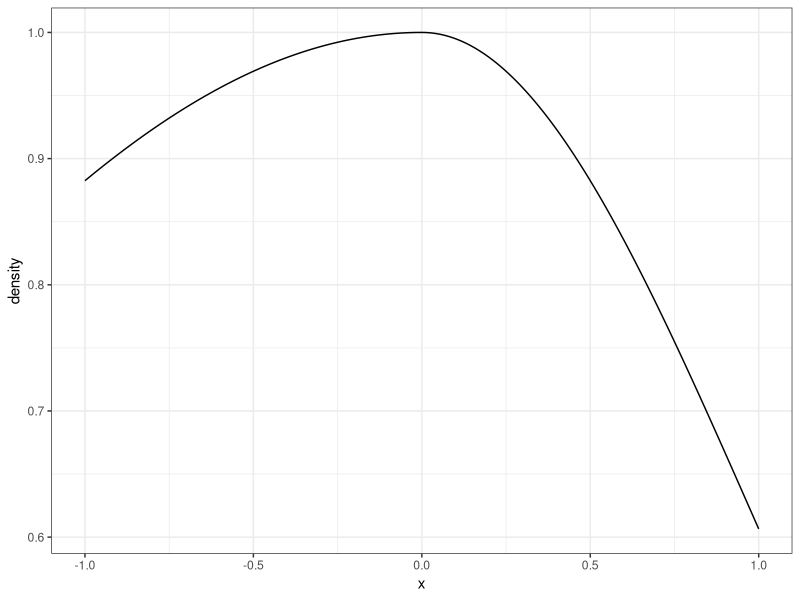
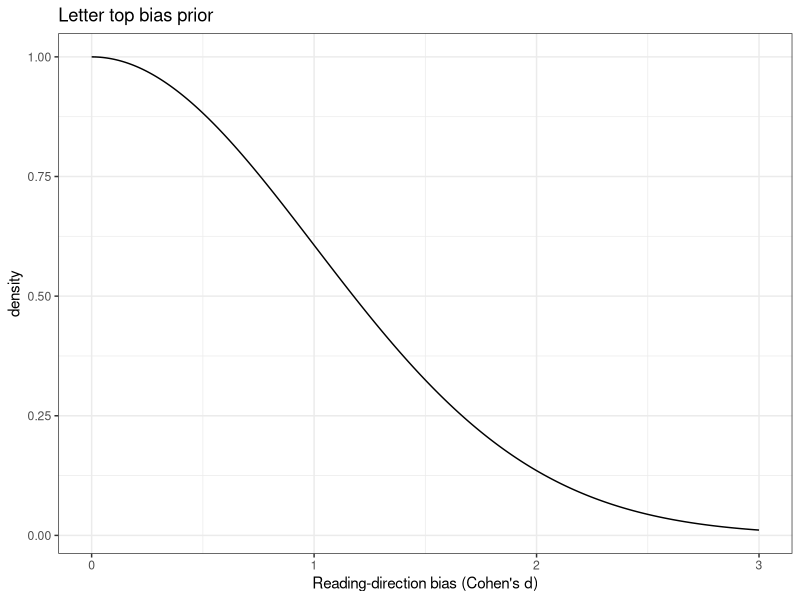
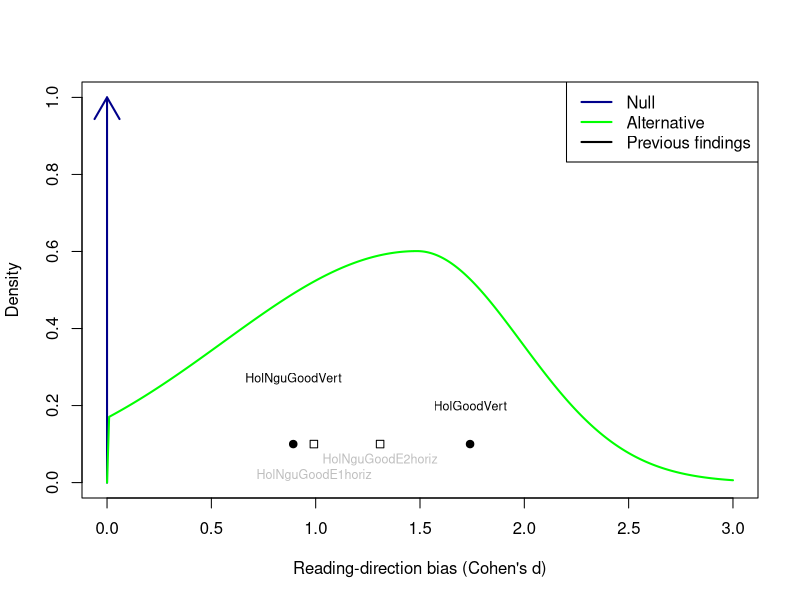
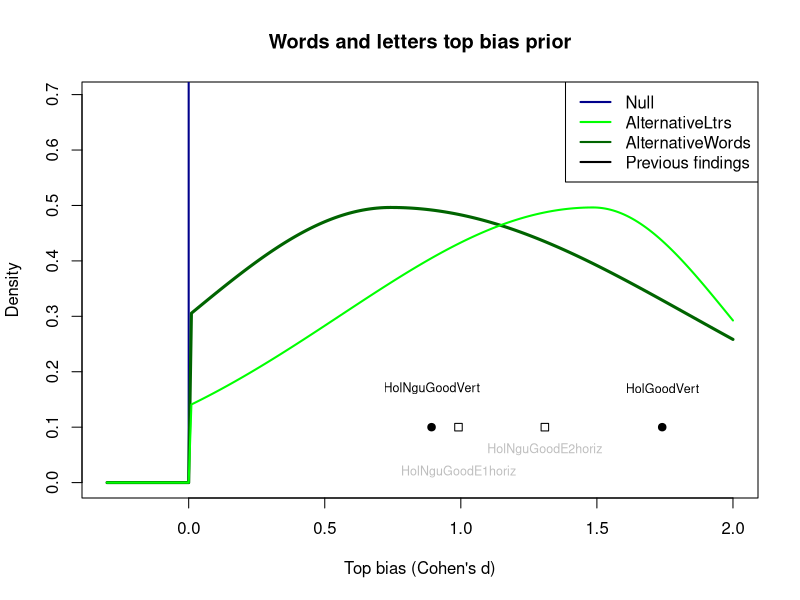

The R script that drew these images, in order:
## ---- chunk 1
knitr::opts_chunk$set(echo = TRUE)
## ---- chunk 2
#E1, E2 refers to Holcombe Nguyen Goodbourn E1, E2
E1n<- 16
#Raw effect size plus standard error and sd
P1E1canonical=.23;  P1E1c_se = .058; P1E1c_sd = P1E1c_se * sqrt(E1n)
P1E1reversed= .062;  P1E1r_se = .07; P1E1r_sd = P1E1r_se * sqrt(E1n)
#To calculate sd of the bias diff, consider that the variances sum,
#therefore first sum the variances then convert back to standard deviation
#Although only true for *independent* random variables and these unlikely to be totally independent

E2n<- 24
P1E2canonical=.218; P1E2c_se =.034; P1E2c_sd= P1E2c_se * sqrt(E2n)
P1E2inverted=.017; P1E2i_se =.049; P1E2i_sd = P1E2i_se * sqrt(E2n)

P1E2vertUpright=.188; P1E2vu_se=.043; P1E2vu_sd = P1E2vu_se * sqrt(E2n)
P1E2vertInverted= -.07; P1E2vi_se=.049; P1E2vi_sd = P1E2vi_se * sqrt(E2n)

## ---- chunk 3
#Figure 4a
#Looks like for HolcombeNguyenGoodbourn the effect size calculations above are all of the difference scores, not the individual sides
# vertical difference d = 1.74, 95% CI [0.30, 0.50].  This is taken straight from the results section.
HolGoodVertCohensD = 1.74

## ---- chunk 4
cohensDsHoriz<-c(P1E1canonical/P1E1c_sd,
                 P1E2canonical/P1E2c_sd) 
cohensDsHorizLabels<-c("HolNguGoodE1horiz","HolNguGoodE2horiz")

cohensDs<-c(HolGoodVertCohensD,
            P1E2vertUpright / P1E2vu_sd) 
print(cohensDs)
cohensDslabels<-c("HolGoodVert", "HolNguGoodVert")
meanCohensD<-cohensDs[[1]]*.7 + cohensDs[[2]]*.3  #mean(cohensDs)
## ---- chunk 5
wordHandicap=.5
## ---- chunk 6
wordPredictedCohensD<- meanCohensD * wordHandicap
## ---- chunk 7
priorSD<- sd(cohensDs)*0.6
## ---- chunk 8
#Create doubleGaussian ,and vectorize it because common functions like plot require it , otherwise you have to use mapply

doubleGaussian = function(xs, mean,sdLeft,sdRight) {
  #print(length(x))  # Most plotting functions send this a million numbers rather than one
  #A double gaussian is two half-gaussians with different sigmas. But to make them match up, I have to calculate the peak height of each and then rescale. The peak height is of course its value at the mean. I will scale each so that it peaks at 1.
  #It will then be rescaled later to make it a proper density function that integrates to 1.
  leftXs <- xs[xs<=mean]
  rightXs <- xs[xs>mean]
  Ys<-c()
  if (length(leftXs) >0) {
    leftPeakHeight = dnorm(mean,mean,sdLeft)
    Ys <- dnorm(leftXs,mean,sdLeft) / leftPeakHeight
  }
  if (length(rightXs) >0) {
    rightPeakHeight = dnorm(mean,mean,sdRight)
    rightYs <- dnorm(rightXs,mean,sdRight) / rightPeakHeight
    Ys <- c(Ys,rightYs)
  }
  Ys
}

myDoubleGaussian = function(x) {
  doubleGaussian(x,0,2,1)
}

#Test that myDoubleGaussian is working.

myDoubleGaussian(3)
## ---- chunk 9

#My doubleGaussian function is not vectorized so I can't use normal way of plotting. Maybe I should vectorize, but that would be a good deal of work.
#https://stackoverflow.com/questions/44730774/how-to-use-custom-functions-in-mutate-dplyr

library("dplyr")
df <- data.frame(x=seq(-1,1,.01))
#df<- df %>% mutate(density=  mapply(function(x) myDoubleGaussian(x), x))
df<- df %>% mutate(density=myDoubleGaussian(x))

library('ggplot2')
ggplot(df, aes(x=x,y=density)) + geom_line() + xlab("x") +theme_bw()
## ---- chunk 10
sigmaLeft =.93
sigmaRight = .5
## ---- chunk 11
modalEffectSize = meanCohensD

#Set up mhy prior, a double Gaussian, making it a function of just one parameter, the x value
doubleGaussianLtrs = function(x) {
  doubleGaussian(x,modalEffectSize,sigmaLeft,sigmaRight)
}
## ---- chunk 12
#Specify hypothesis, technically alternative hypothesis (up to constant of proportionality) for letters
lo=0 #lower bound of support
hi=Inf #upper bound of support

#Define integrable prior - must be function of only the integrand
altHypothesisLtrs=function(delta) {
  y= doubleGaussianLtrs(delta)
  y=y*as.integer(delta>lo)*as.integer(delta<hi) #multiply by zero if outside of support
}

## ---- chunk 13
#Normalize alternative density in case is not already
#Calculate normalization factor - fraction to multiply prior by so it will integrate to 1
K=1/integrate(altHypothesisLtrs,lower=lo,upper=hi)$value 

#Thus final prior is the normalized function
priorLtrs=function(delta) K*altHypothesisLtrs(delta)
## ---- chunk 14

dDomain=seq(0,3,.01) #density domain

#Plot Alternative as a density and Null as a point arrow
maxAlt = priorLtrs(modalEffectSize) #maxAlt=max(priorLtrs(dDomain))

library("dplyr")
df <- data.frame(x=dDomain)
df<- df %>% mutate(density=  mapply(function(x) myDoubleGaussian(x), x))
#df<- df %>% mutate(density=x) #mutate(density=myDoubleGaussian(x))

library('ggplot2')
g<-ggplot(df, aes(x=x,y=density)) + geom_line() + xlab("Reading-direction bias (Cohen's d)") + theme_bw() 
g<- g + ggtitle("Letter top bias prior")
show(g)

plot(dDomain,priorLtrs(dDomain),typ='n',xlab="Reading-direction bias (Cohen's d)",ylab="Density",ylim=c(0,max(1,1.4*maxAlt)),main=)
#typ 'n' means invisible, and it's the lines command that actually plots the points.
arrows(0,0,0,1,col='darkblue',lwd=2)
lines(dDomain,priorLtrs(dDomain),col='green',lwd=2)
legend("topright",legend=c("Null","Alternative","Previous findings"),col=c('darkblue','green','black'),lwd=2)
points(cohensDs, rep(.1,length(cohensDs)),pch=19) #plot previous vertical effect sizes
text(cohensDs, c(.2,.27), cohensDslabels,cex=.75)

points(cohensDsHoriz, rep(.1,length(cohensDsHoriz)),pch=0) #plot previous horizontal arrangement effect sizes
text(cohensDsHoriz, c(.02,.06), cohensDsHorizLabels,cex=.75, col="grey")

## ---- chunk 15
sigmaLeftWords = sigmaLeft*.8
sigmaRightWords = 1.1
## ---- chunk 16
#Specify hypothesis, technically alternative hypothesis (up to constant of proportionality) for words

#Set up mhy prior, a double Gaussian, making it a function of just one parameter, the x value
myDoubleGaussian = function(x) {
  doubleGaussian(x,wordPredictedCohensD,sigmaLeftWords,sigmaRightWords)
}

#Specify hypothesis, technically alternative hypothesis (up to constant of proportionality) for letters
lo=0 #lower bound of support
hi=Inf #upper bound of support

#Define integrable prior - must be function of only the integrand
altHypothesis=function(delta) {
  y= myDoubleGaussian(delta)
  y=y*as.integer(delta>lo)*as.integer(delta<hi) #multiply by zero if outside of support
}

#Normalize alternative density in case is not already
#Calculate normalization factor - fraction to multiply prior by so it will integrate to 1
K=1/integrate(altHypothesis,lower=lo,upper=hi)$value 

#Thus final prior is the normalized function
priorWords=function(delta) K*altHypothesis(delta)
## ---- chunk 17

#delta=seq(-.2,1.2,.01)

dDomain=seq(-.3,2,.01)

#Plot Alternative as a density and Null as a point arrow
maxAlt=max(priorWords(dDomain))
plot(dDomain,priorWords(dDomain),typ='n',xlab="Top bias (Cohen's d)",ylab="Density",ylim=c(0,1.4*maxAlt),main="Words and letters top bias prior")
arrows(0,0,0,1,col='darkblue',lwd=2)
lines(dDomain,priorWords(dDomain),col='darkgreen',lwd=3)
lines(dDomain,priorLtrs(dDomain),col='green',lwd=2)

legend("topright",legend=c("Null","AlternativeLtrs","AlternativeWords","Previous findings"),col=c('darkblue','green','darkgreen','black'),lwd=2)

points(cohensDs, rep(.1,length(cohensDs)),pch=19) #plot previous vertical effect sizes
text(cohensDs, c(.17,.17), cohensDslabels,cex=.75)

points(cohensDsHoriz, rep(.1,length(cohensDsHoriz)),pch=0) #plot previous horizontal arrangement effect sizes
text(cohensDsHoriz, c(.02,.06), cohensDsHorizLabels,cex=.75, col="grey")
